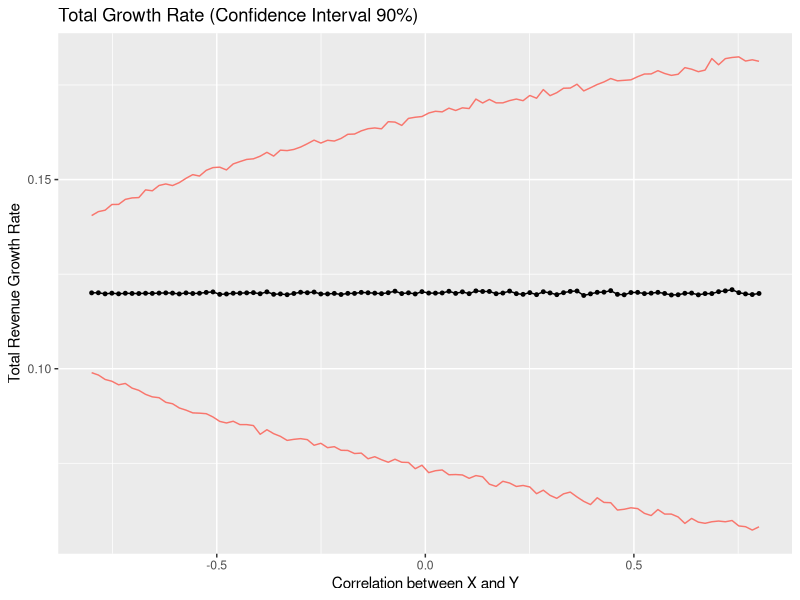
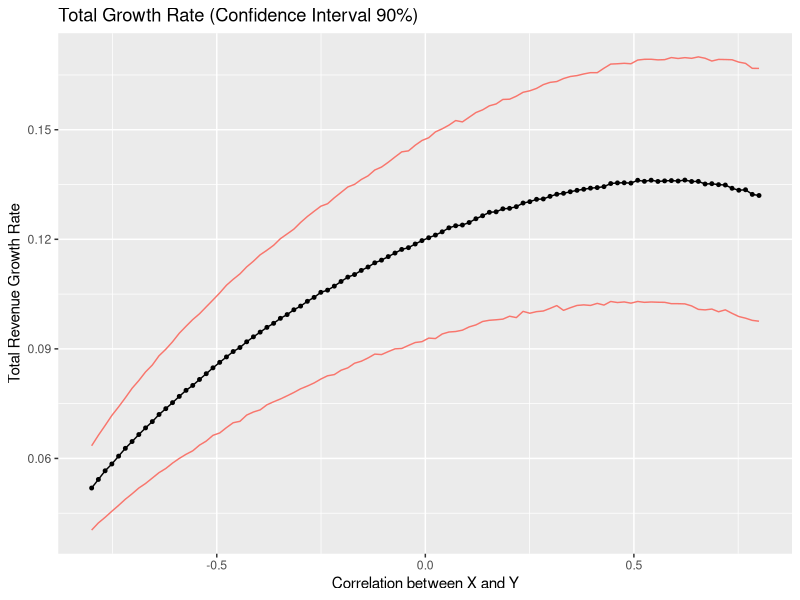
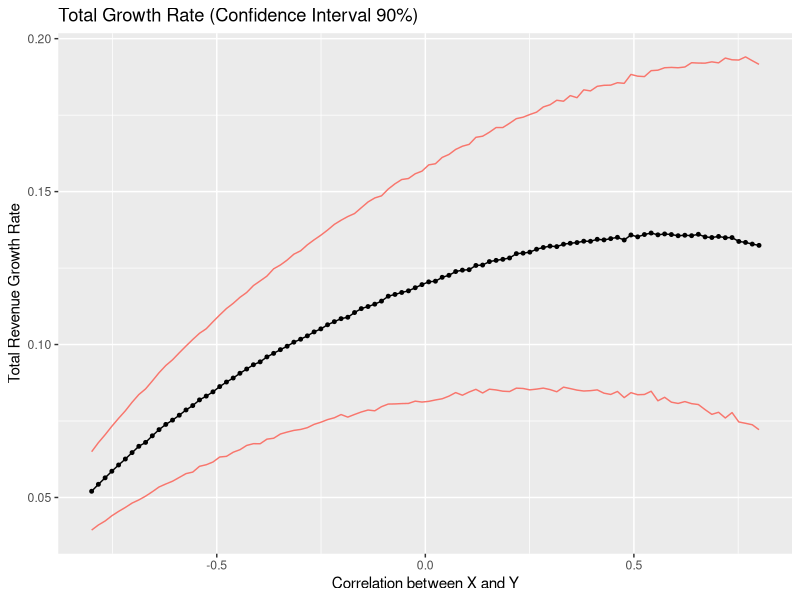

Generate these figures, in order, with R:
## ---- chunk 1
knitr::opts_chunk$set(echo = TRUE)
## ---- chunk 2
# load libraries and constants
library(MASS)
library(ggplot2)
r.min = -0.8
r.max = 0.8
## ---- chunk 3
# function to generate correlated random normal variables
normal_xy <- function(r=0.5, n=1e3, mu=c(0.05, 0.07), var=c(0.02^2, 0.02^2)){
  sigma = matrix(c(var[1], r*prod(sqrt(var)), r*prod(sqrt(var)), var[2]),nrow=2)
  normal_xy = mvrnorm(n=n, mu=mu, Sigma=sigma)
  normal_xy = data.frame(normal_xy)
  names(normal_xy) = c('X', 'Y')
  return(normal_xy)
}
# function to check the mean and correlation of the random variables
check_mean_cor <- function(df_xy){
  mus = apply(df_xy, 2, mean)
  cat("mean of X and Y:\n"); print(mus)
  sigma = cor(df_xy)
  cat("\ncorrelation matrix:\n"); print(sigma)
}
## ---- chunk 4
check_mean_cor(normal_xy(r=0.5, n=1e5))
## ---- chunk 5
# 100 different correlations
n.obs = 100; CI=0.9;
rs = seq(r.min, r.max, length.out=n.obs)
total.mean = rep(0, n.obs)
CI.low = rep(0, n.obs)
CI.high = rep(0, n.obs)
for(i in 1:n.obs){
  r = rs[i]
  total = rowSums(normal_xy(r=r, n=1e4)) 
  total.mean[i] = mean(total)
  CI.low[i] = quantile(total, (1-CI)/2.)
  CI.high[i] = quantile(total, (1+CI)/2.)
}
df = data.frame(rs=rs, mean=total.mean, low=CI.low, high=CI.high)
ggplot(df, aes(x=rs , y = mean)) + geom_point(size = 1) + geom_line()+
  geom_line(aes(y = low, colour = "red"))+  geom_line(aes(y = high, colour = "red"))+
  labs(x="Correlation between X and Y",y="Total Revenue Growth Rate", title=paste0("Total Growth Rate (Confidence Interval ", CI*100, "%)") )+ theme(legend.position="none")
## ---- chunk 6
# function to generate correlated random normal variables
uniform_xy <- function(r=0.5, n=1e3, mu=c(0.05, 0.07), span=c(0.02, 0.02)){
  unif_xy = rbind(runif(n, mu[1]-span[1], mu[1]+span[2]), runif(n, mu[2]-span[2], mu[2]+span[2]))
  #print(rowMeans(unif_xy))
  sigma = matrix(c(1, r, r, 1),nrow=2)
  U = t(chol(sigma))
  unif_xy = U %*% unif_xy
  unif_xy = data.frame(t(unif_xy))  
  names(unif_xy) = c('X', 'Y')
  return(unif_xy)
}

# 100 different correlations
n.obs = 100; CI=0.9;
rs = seq(r.min, r.max, length.out=n.obs)
total.mean = rep(0, n.obs)
CI.low = rep(0, n.obs)
CI.high = rep(0, n.obs)
for(i in 1:n.obs){
  r = rs[i]
  total = rowSums(uniform_xy(r=r, n=1e4)) 
  total.mean[i] = mean(total)
  CI.low[i] = quantile(total, (1-CI)/2.)
  CI.high[i] = quantile(total, (1+CI)/2.)
}

df = data.frame(rs=rs, mean=total.mean, low=CI.low, high=CI.high)
ggplot(df, aes(x=rs , y = mean)) + geom_point(size = 1) + geom_line()+
  geom_line(aes(y = low, colour = "red"))+  geom_line(aes(y = high, colour = "red"))+
  labs(x="Correlation between X and Y",y="Total Revenue Growth Rate", title=paste0("Total Growth Rate (Confidence Interval ", CI*100, "%)") )+ theme(legend.position="none")
## ---- chunk 7
# function to generate correlated random normal variables
rand_xy <- function(r=0.5, n=1e3, mu=c(0.05, 0.07), varx=0.02^2, spany=0.02){
  rxy = rbind(rnorm(n, mu[1], sqrt(varx)), runif(n, mu[2]-spany, mu[2]+spany))
  #print(rowMeans(unif_xy))
  sigma = matrix(c(1, r, r, 1),nrow=2)
  U = t(chol(sigma))
  rxy = U %*% rxy
  rxy = data.frame(t(rxy))  
  names(rxy) = c('X', 'Y')
  return(rxy)
}
## ---- chunk 8
check_mean_cor(normal_xy(r=0.5, n=1e5))
## ---- chunk 9
# 100 different correlations
n.obs = 100; CI=0.9;
rs = seq(r.min, r.max, length.out=n.obs)
total.mean = rep(0, n.obs)
CI.low = rep(0, n.obs)
CI.high = rep(0, n.obs)
for(i in 1:n.obs){
  r = rs[i]
  total = rowSums(rand_xy(r=r, n=1e4)) 
  total.mean[i] = mean(total)
  CI.low[i] = quantile(total, (1-CI)/2.)
  CI.high[i] = quantile(total, (1+CI)/2.)
}
df = data.frame(rs=rs, mean=total.mean, low=CI.low, high=CI.high)
ggplot(df, aes(x=rs , y = mean)) + geom_point(size = 1) + geom_line()+
  geom_line(aes(y = low, colour = "red"))+  geom_line(aes(y = high, colour = "red"))+
  labs(x="Correlation between X and Y",y="Total Revenue Growth Rate", title=paste0("Total Growth Rate (Confidence Interval ", CI*100, "%)") )+ theme(legend.position="none")
